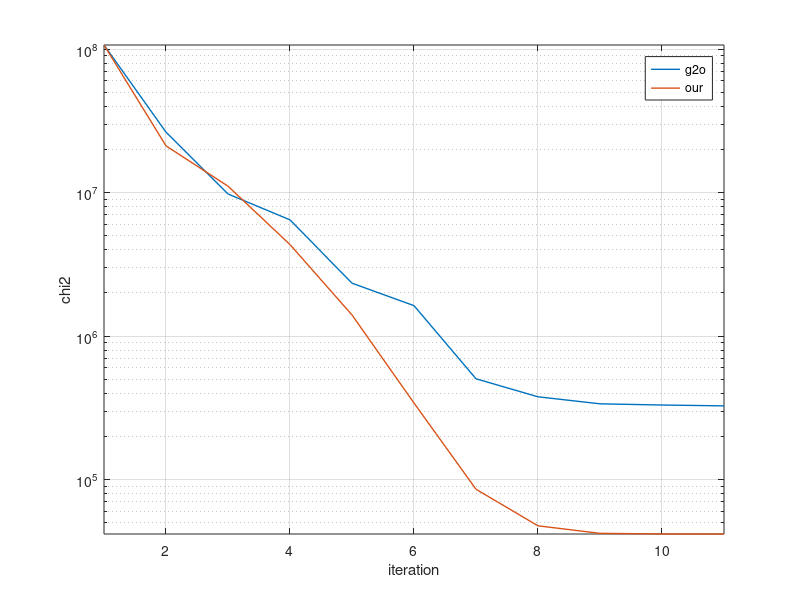
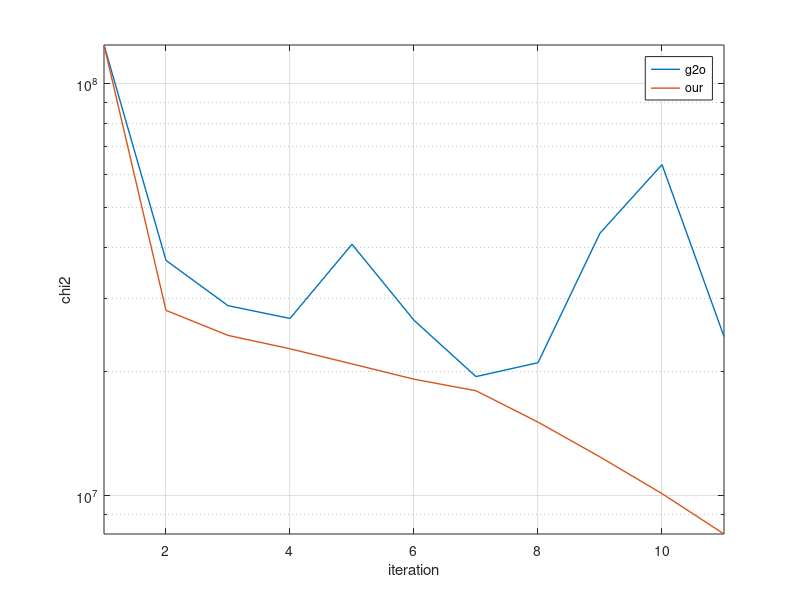
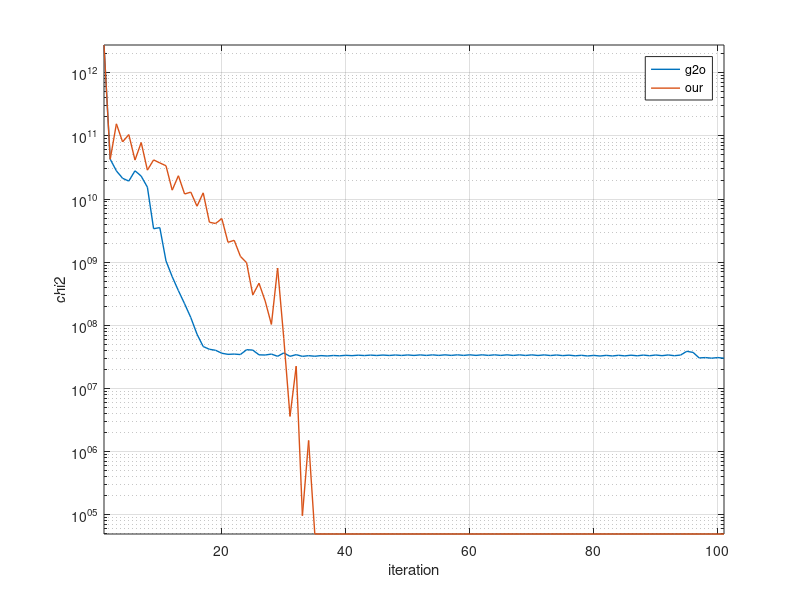
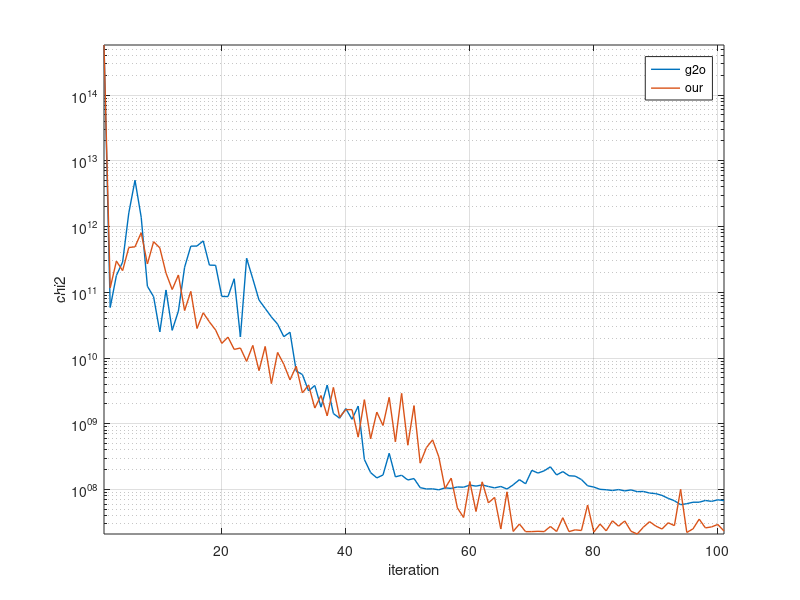

Here is the MATLAB script that generated these plots, in order:
% Results robustness 10 & 100 iterations
clc; clear; close all;
% load data
load('results_robustness_MATLAB.mat');
iter100 = 1:101;
iter10 = 1:11;


%% SYNTETHIC 500p (SIMPLE)
% Only rotational noise from N(0,1)
% 100 iterations with g2o and g2o_slim (error re-evaluated in g2o)
figure('Name','500 poses with only rotational noise N(0,1)');
semilogy(iter10, sequence_simple_awgnR_g2o_chi, 'LineWidth', 1);
hold on;
semilogy(iter10, sequence_simple_awgnR_slim_chi, 'LineWidth', 1);
hold off;
legend('g2o','our');
xlabel('iteration');
ylabel('chi2');
grid on;
axis tight;


% Translational noise + rotational noise from N(0,1000)
% 100 iterations with g2o and g2o_slim (error re-evaluated in g2o) 
figure('Name','500 poses with only rotational noise N(0,1e3)');
semilogy(iter10, sequence_simple_gnR_g2o_chi, 'LineWidth', 1);
hold on;
semilogy(iter10, sequence_simple_gnR_slim_chi, 'LineWidth', 1);
hold off;
legend('g2o','our');
xlabel('iteration');
ylabel('chi2');
grid on;
axis tight;




%% SPHERE
% Translational noise + rotational noise from N(0,1)
% 100 iterations with g2o and g2o_slim (error re-evaluated in g2o)
figure('Name','sphere with translational noise + rotational noise N(0,1)');
% subplot(2,1,1);
semilogy(iter100, sequence_sph_awgnR_g2o_chi, 'LineWidth', 1);
hold on;
semilogy(iter100, sequence_sph_awgnR_slim_chi, 'LineWidth', 1);
hold off;
legend('g2o','our');
xlabel('iteration');
ylabel('chi2');
grid on;
axis tight;

% subplot(2,1,2);
% closeup = 50:101;
% plot(iter100(closeup), sequence_sph_awgnR_g2o_chi(closeup), 'LineWidth', 1);
% hold on;
% plot(iter100(closeup), sequence_sph_awgnR_slim_chi(closeup), 'LineWidth', 1);
% hold off;
% legend('g2o','our');
% xlabel('iteration');
% ylabel('chi2');
% axis tight
% grid on;


% Translational noise + rotational noise from N(0,1000)
% 100 iterations with g2o and g2o_slim (error re-evaluated in g2o) 
figure('Name','sphere with translational noise + rotational noise N(0,1e3)');
semilogy(iter100, sequence_sph_gnR_g2o_chi, 'LineWidth', 1);
hold on;
semilogy(iter100, sequence_sph_gnR_slim_chi, 'LineWidth', 1);
hold off;
legend('g2o','our');
xlabel('iteration');
ylabel('chi2');
grid on;
axis tight;





